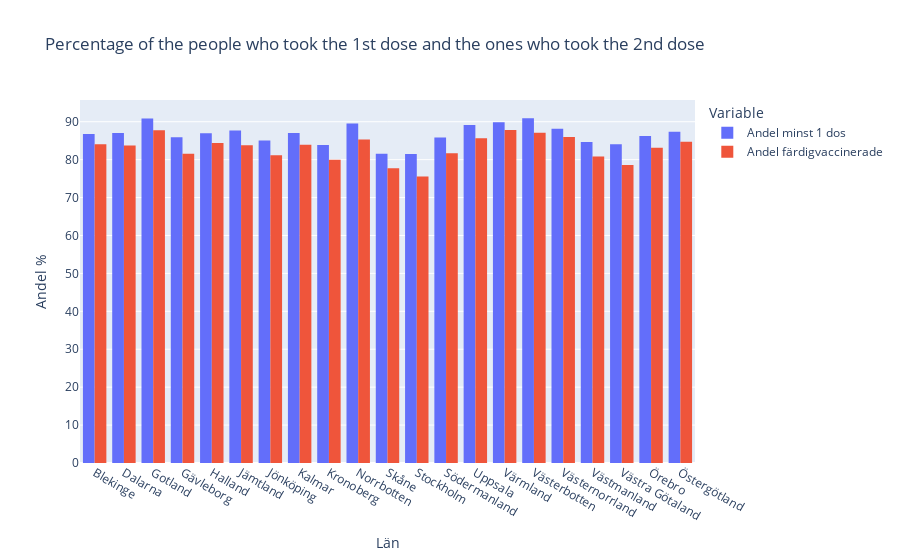

Notebook source saved alongside this figure:
### Markdown cell above
- e) Rita stapeldiagram för andel med minst 1 dos per län och andel färdigvaccinerade per län

### Code cell
# the data available is percentage for each "kommun"
# we need to create new data for each "län"

# creating a copy of the vaccin frame 
vaccin_by_region = vaccin.copy()

# picking the necessary columns
vaccin_by_region = vaccin_by_region[["Län_namn","Befolkning","Antal minst 1 dos","Antal färdigvaccinerade"]]

# grouping the data for every region by summing the values of population and number of people who took the vaccination
vaccin_by_region = vaccin_by_region.groupby(["Län_namn"]).sum()

# creating 2 new columns for percentage of people who took 1st and 2nd dose for each region
vaccin_by_region["Andel minst 1 dos"] = vaccin_by_region["Antal minst 1 dos"] * 100 / vaccin_by_region["Befolkning"]
vaccin_by_region["Andel färdigvaccinerade"] = vaccin_by_region["Antal färdigvaccinerade"] * 100 / vaccin_by_region["Befolkning"]

# creating plotly express figure and plotting it out
fig = px.histogram(data_frame=vaccin_by_region,
                    x=vaccin_by_region.index,
                    y=["Andel minst 1 dos","Andel färdigvaccinerade"], 
                    labels={"variable":"Variable",
                            "Län_namn":"Län",
                            "sum of value":"Antal personer"
                            },
                    barmode = "group", # change the barmode to group because we don't want to stack the bars
                    title = "Percentage of the people who took the 1st dose and the ones who took the 2nd dose")

fig.update_layout(yaxis_title="Andel %")
fig.show()

# saving the figure as a html file
fig.write_html("Visualiseringar/Upp2_e_Percentage_of_the_people_who_took_the_1st_dose_and_the_ones_who_took_the_2nd_dose.html")

### Figure 1 — Plotly figure (JSON) as saved in the notebook; plotly's stock layout.template omitted (floating-point values rounded to 4 significant figures)
{"data": [{"alignmentgroup": "True", "bingroup": "x", "histfunc": "sum", "hovertemplate": "Variable=Andel minst 1 dos<br>Län=%{x}<br>sum of value=%{y}<extra></extra>", "legendgroup": "Andel minst 1 dos", "marker": {"color": "#636efa", "pattern": {"shape": ""}}, "name": "Andel minst 1 dos", "offsetgroup": "Andel minst 1 dos", "orientation": "v", "showlegend": true, "type": "histogram", "x": ["Blekinge", "Dalarna", "Gotland", "Gävleborg", "Halland", "Jämtland", "Jönköping", "Kalmar", "Kronoberg", "Norrbotten", "Skåne", "Stockholm", "Södermanland", "Uppsala", "Värmland", "Västerbotten", "Västernorrland", "Västmanland", "Västra Götaland", "Örebro", "Östergötland"], "xaxis": "x", "y": [86.77, 87.02, 90.83, 85.9, 86.94, 87.7, 85.04, 87.05, 83.89, 89.55, 81.53, 81.46, 85.82, 89.11, 89.86, 90.94, 88.13, 84.68, 84.09, 86.27, 87.36], "yaxis": "y"}, {"alignmentgroup": "True", "bingroup": "x", "histfunc": "sum", "hovertemplate": "Variable=Andel färdigvaccinerade<br>Län=%{x}<br>sum of value=%{y}<extra></extra>", "legendgroup": "Andel färdigvaccinerade", "marker": {"color": "#EF553B", "pattern": {"shape": ""}}, "name": "Andel färdigvaccinerade", "offsetgroup": "Andel färdigvaccinerade", "orientation": "v", "showlegend": true, "type": "histogram", "x": ["Blekinge", "Dalarna", "Gotland", "Gävleborg", "Halland", "Jämtland", "Jönköping", "Kalmar", "Kronoberg", "Norrbotten", "Skåne", "Stockholm", "Södermanland", "Uppsala", "Värmland", "Västerbotten", "Västernorrland", "Västmanland", "Västra Götaland", "Örebro", "Östergötland"], "xaxis": "x", "y": [84.05, 83.7, 87.74, 81.56, 84.41, 83.77, 81.18, 83.94, 79.94, 85.33, 77.71, 75.57, 81.72, 85.61, 87.8, 87.1, 85.97, 80.83, 78.62, 83.17, 84.74], "yaxis": "y"}], "layout": {"barmode": "group", "legend": {"title": {"text": "Variable"}, "tracegroupgap": 0}, "title": {"text": "Percentage of the people who took the 1st dose and the ones who took the 2nd dose"}, "xaxis": {"anchor": "y", "domain": [0, 1], "title": {"text": "Län"}}, "yaxis": {"anchor": "x", "domain": [0, 1], "title": {"text": "Andel %"}}}}
